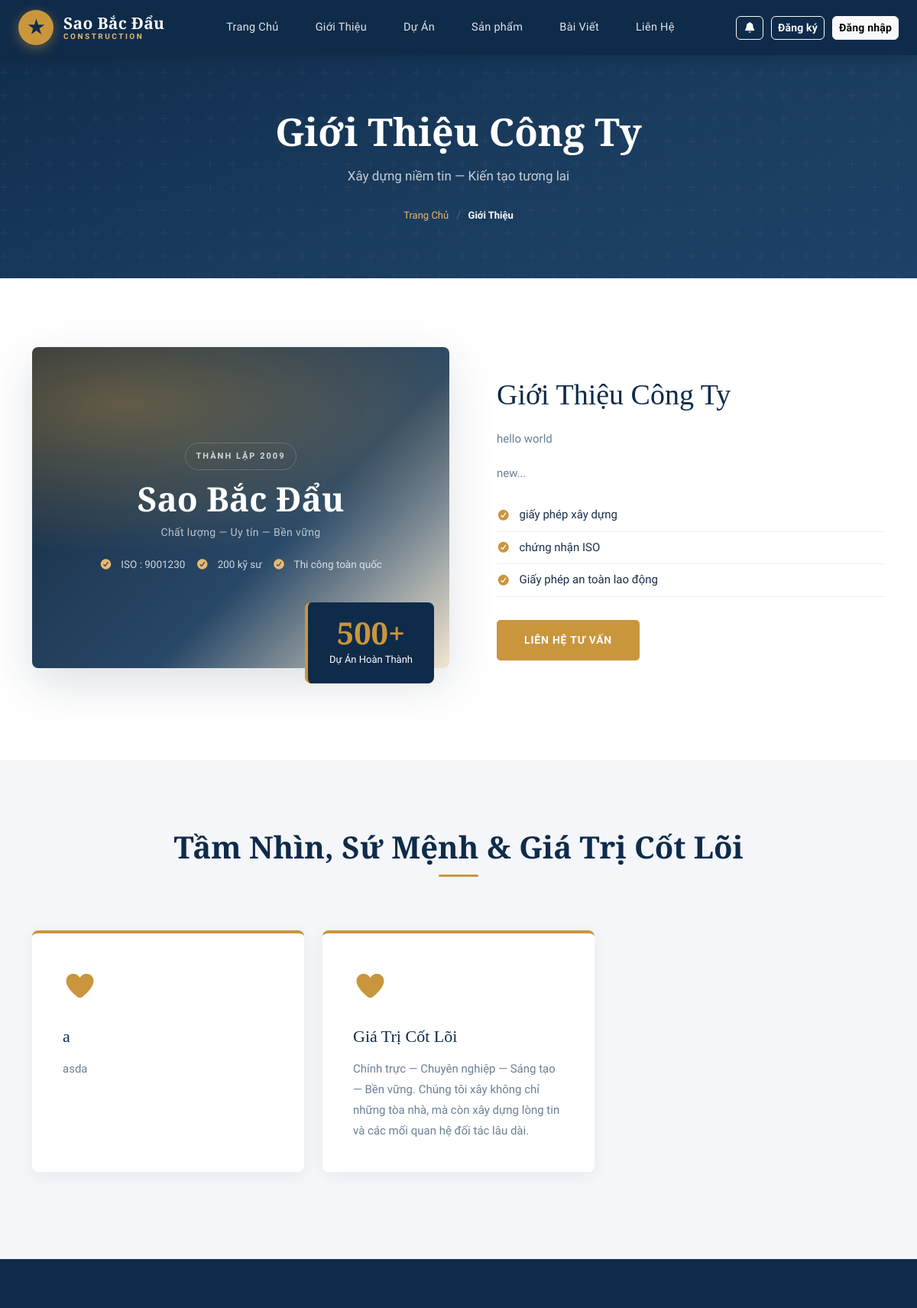
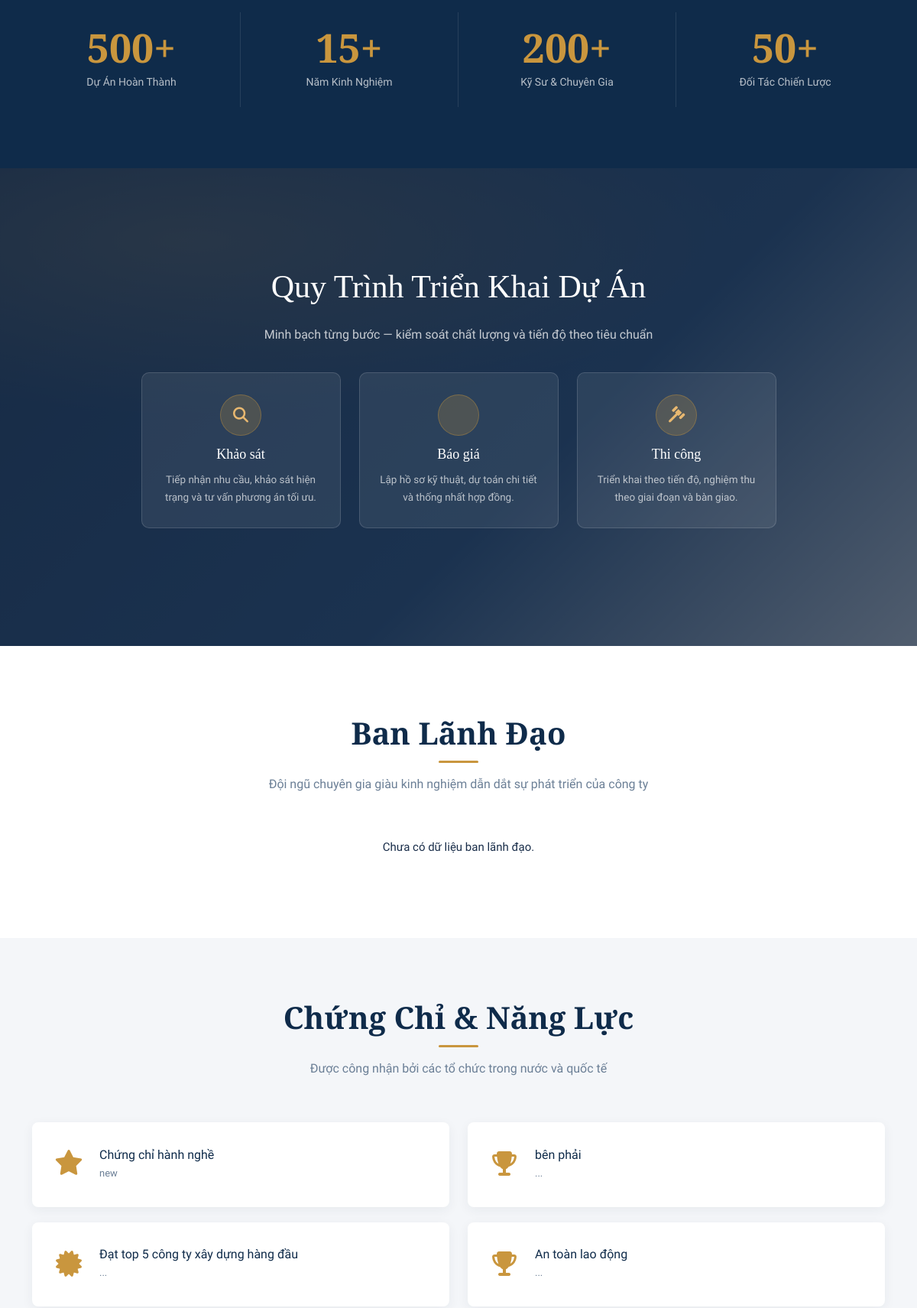
The page /about/ (upper part) on the database its author committed (2 pictures, top to bottom).
### home/models.py (models this page shows, shortened)
class AboutIntro(models.Model):
    kicker = models.CharField(
        max_length=100, default="Thành lập 2009", verbose_name="Dòng nhỏ trên cùng"
    )
    brand_name = models.CharField(
        max_length=200, default="Sao Bắc Đẩu", verbose_name="Tên thương hiệu"
    )
    slogan = models.CharField(
        max_length=300, default="Chất lượng — Uy tín — Bền vững", verbose_name="Slogan"
    )
    highlight_1 = models.CharField(
        max_length=100, blank=True, verbose_name="Highlight 1 (vd: ISO 9001:2015)"
    )
    highlight_2 = models.CharField(
        max_length=100, blank=True, verbose_name="Highlight 2 (vd: 200+ kỹ sư)"
    )
    highlight_3 = models.CharField(
        max_length=100, blank=True, verbose_name="Highlight 3 (vd: Thi công toàn quốc)"
    )
    badge_number = models.CharField(
        max_length=20, default="500+", verbose_name="Số badge (vd: 500+)"
    )
    badge_text = models.CharField(
        max_length=100, default="Dự Án Hoàn Thành", verbose_name="Chữ dưới badge"
    )
    heading = models.CharField(
        max_length=300,
        default="Công Ty Xây Dựng Sao Bắc Đẩu",
        verbose_name="Tiêu đề lớn",
    )
    paragraph_1 = models.TextField(verbose_name="Đoạn văn 1")
    paragraph_2 = models.TextField(blank=True, verbose_name="Đoạn văn 2")
    bullet_points = models.TextField(
        verbose_name="Danh sách điểm mạnh",
        help_text="Mỗi dòng là một bullet. VD: Chứng nhận ISO 9001:2015",
    )
    updated_at = models.DateTimeField(auto_now=True)
    class Meta:
        verbose_name = "Giới thiệu công ty"
    def get_bullets(self):
        return [
            line.strip() for line in self.bullet_points.splitlines() if line.strip()
        ]

class AboutStatement(models.Model):
    title = models.CharField(
        max_length=150,
        blank=True,
        default="",
        verbose_name="Tiêu đề",
        help_text="Có thể để trống để dùng tên loại nội dung.",
    )
    statement_type = models.ForeignKey(
        AboutStatementType,
        on_delete=models.PROTECT,
        related_name="statements",
        verbose_name="Loại nội dung",
    )
    content = models.TextField(verbose_name="Nội dung")
    icon = models.CharField(
        max_length=500,
        blank=True,
        default="",
        verbose_name="Icon Font Awesome / Icon URL",
        help_text=(
            "Có thể nhập fa-eye, fa-solid fa-eye, cart-arrow-down "
            "hoặc URL icon từ Font Awesome."
        ),
    )
    order = models.PositiveIntegerField(default=0, verbose_name="Thứ tự hiển thị")
    is_active = models.BooleanField(default=True, verbose_name="Hiển thị")
    created_at = models.DateTimeField(auto_now_add=True)
    class Meta:
        ordering = ["order", "created_at"]
        verbose_name = "Nội dung tầm nhìn / sứ mệnh"
        verbose_name_plural = "Nội dung tầm nhìn / sứ mệnh"
    @property
    def display_title(self):
        return (self.title or "").strip() or self.statement_type.name
    @property
    def icon_css_class(self):
        raw = (self.icon or "").strip()
        fallback = "fa-solid fa-star"
        if not raw:
            return fallback
        raw_lower = raw.lower()
        parts = raw.split()
        known_prefixes = {
            "fa-solid",
            "fa-regular",
            "fa-brands",
            "fa-light",
            "fa-thin",
            "fa-duotone",
            "fa",
            "fab",
            "far",
            "fas",
        }
        if any(part in known_prefixes for part in parts):
            if raw.startswith("fa ") and len(parts) >= 2 and parts[1].startswith("fa-"):
                return f"fa-solid {parts[1]}"
            return raw
        if raw.startswith("fa-"):
            return f"fa-solid {raw}"
        if "-" in raw and " " not in raw:
            return f"fa-solid fa-{raw}"
        return fallback

class Certificate(models.Model):
    ICON_CHOICES = [
        ("fa-certificate", "Giấy chứng nhận"),
        ("fa-shield", "Shield"),
        ("fa-leaf", "Leaf"),
        ("fa-building-o", "Building"),
        ("fa-trophy", "Trophy"),
        ("fa-star", "Star"),
        ("fa-check-circle", "Check Circle"),
        ("fa-globe", "Globe"),
    ]
    title = models.CharField(max_length=300, verbose_name="Tiêu đề")
    description = models.TextField(verbose_name="Mô tả")
    icon = models.CharField(
        max_length=50,
        choices=ICON_CHOICES,
        default="fa-certificate",
        verbose_name="Icon",
    )
    image = models.ImageField(
        upload_to="certificates/",
        blank=True,
        null=True,
        verbose_name="Hình ảnh chứng chỉ",
    )
    order = models.PositiveIntegerField(default=0, verbose_name="Thứ tự")
    is_active = models.BooleanField(default=True, verbose_name="Hiển thị")
    created_at = models.DateTimeField(auto_now_add=True)
    class Meta:
        ordering = ["order", "created_at"]

### home/views.py (the view)
# urls.py: path("about/", views.about, name="about"),
def about(request):
    leadership_members = LeadershipMember.objects.filter(is_active=True).order_by(
        "order", "created_at"
    )
    about_statements = (
        AboutStatement.objects.filter(is_active=True, statement_type__is_active=True)
        .select_related("statement_type")
        .order_by(
            "statement_type__order",
            "statement_type__created_at",
            "order",
            "created_at",
        )
    )
    all_certs = list(
        Certificate.objects.filter(is_active=True).order_by("order", "created_at")
    )
    mid = (len(all_certs) + 1) // 2
    certs_left = all_certs[:mid]
    certs_right = all_certs[mid:]
    intro = AboutIntro.objects.first()
    return render(
        request,
        "home/about.html",
        {
            "leadership_members": leadership_members,
            "about_statements": about_statements,
            "certs_left": certs_left,
            "certs_right": certs_right,
            "intro": intro,
        },
    )

### templates/home/about.html (shortened to what this page needs)
{% extends 'base.html' %} {% block content %}
<section class="section-top">
  <div class="container">
    <div class="col-lg-10 offset-lg-1 col-xs-12 text-center">
      <div
        class="section-top-title wow fadeInRight"
        data-wow-duration="1s"
        data-wow-delay="0.3s"
      >
        <h1>Giới Thiệu Công Ty</h1>
        <p>Xây dựng niềm tin — Kiến tạo tương lai</p>
        <div class="breadcrumb-nav">
          <a href="{% url 'home' %}">Trang Chủ</a>
          <span>/</span>
          <strong>Giới Thiệu</strong>
        </div>
      </div>
    </div>
  </div>
</section>
<section class="about-intro">
  <div class="container">
    <div class="row align-items-center">
      <div class="col-lg-6 wow fadeInLeft" style="padding-bottom: 30px">
        <div class="about-img-wrap">
          <div
            class="about-media"
            role="img"
            aria-label="Sao Bắc Đẩu Construction"
          >
            <div class="about-media-inner">
              {% if intro %}
              <div class="kicker">{{ intro.kicker }}</div>
              <div class="title">{{ intro.brand_name }}</div>
              <div class="sub">{{ intro.slogan }}</div>
              <div class="highlights">
                {% if intro.highlight_1 %}
                <div>
                  <i class="fa fa-check-circle"></i> {{ intro.highlight_1 }}
                </div>
                {% endif %} {% if intro.highlight_2 %}
                <div>
                  <i class="fa fa-check-circle"></i> {{ intro.highlight_2 }}
                </div>
                {% endif %} {% if intro.highlight_3 %}
                <div>
                  <i class="fa fa-check-circle"></i> {{ intro.highlight_3 }}
                </div>
                {% endif %}
              </div>
              {% else %}
              <div class="kicker">Thành lập 2009</div>
              <div class="title">Sao Bắc Đẩu</div>
              <div class="sub">Chất lượng — Uy tín — Bền vững</div>
              {% endif %}
            </div>
          </div>
          <div class="about-img-badge">
            <div class="num">{{ intro.badge_number|default:"500+" }}</div>
            <div class="txt">
              {{ intro.badge_text|default:"Dự Án Hoàn Thành" }}
            </div>
          </div>
        </div>
      </div>
      <div class="col-lg-6 wow fadeInRight" style="padding-left: 50px">
        {% if intro %}
        <h2>{{ intro.heading }}</h2>
        {% if intro.paragraph_1 %}
        <p>{{ intro.paragraph_1 }}</p>
        {% endif %} {% if intro.paragraph_2 %}
        <p>{{ intro.paragraph_2 }}</p>
        {% endif %}
        <ul>
          {% for bullet in intro.get_bullets %}
          <li><i class="fa fa-check-circle"></i> {{ bullet }}</li>
          {% endfor %}
        </ul>
        {% endif %}
        <a href="{% url 'contact' %}" class="btn-primary-custom"
          >Liên Hệ Tư Vấn</a
        >
      </div>
    </div>
  </div>
</section>
<section class="vm-section">
  <div class="container">
    <div class="section-title text-center wow zoomIn">
      <h2>Tầm Nhìn, Sứ Mệnh & Giá Trị Cốt Lõi</h2>
    </div>
    <div class="row">
      {% for item in about_statements %}
      <div class="col-lg-4 col-md-6 mb-4 wow fadeInUp" data-wow-delay="0.1s">
        <div class="vm-card">
          <div class="icon">
            <i class="{{ item.icon_css_class }}"></i>
          </div>
          <h4>{{ item.display_title }}</h4>
          <p>{{ item.content }}</p>
        </div>
      </div>
      {% endfor %}
    </div>
  </div>
</section>
<section class="numbers-section">
  <div class="container">
    <div class="row">
      <div
        class="col-lg-3 col-md-6 number-divider wow fadeInUp"
        data-wow-delay="0.1s"
      >
        <div class="number-item">
          <div class="num">500+</div>
          <div class="label">Dự Án Hoàn Thành</div>
        </div>
      </div>
      <div
        class="col-lg-3 col-md-6 number-divider wow fadeInUp"
        data-wow-delay="0.2s"
      >
        <div class="number-item">
          <div class="num">15+</div>
          <div class="label">Năm Kinh Nghiệm</div>
        </div>
      </div>
      <div
        class="col-lg-3 col-md-6 number-divider wow fadeInUp"
        data-wow-delay="0.3s"
      >
        <div class="number-item">
          <div class="num">200+</div>
          <div class="label">Kỹ Sư & Chuyên Gia</div>
        </div>
      </div>
      <div class="col-lg-3 col-md-6 wow fadeInUp" data-wow-delay="0.4s">
        <div class="number-item">
          <div class="num">50+</div>
          <div class="label">Đối Tác Chiến Lược</div>
        </div>
      </div>
    </div>
  </div>
</section>
<section class="video-section">
  <div class="container text-center">
    <h2 class="wow fadeInDown">Quy Trình Triển Khai Dự Án</h2>
    <p
      style="
        color: rgba(255, 255, 255, 0.75);
        font-size: 16px;
        margin-bottom: 36px;
      "
    >
      Minh bạch từng bước — kiểm soát chất lượng và tiến độ theo tiêu chuẩn
    </p>
    <div class="row justify-content-center" style="margin-top: 12px">
      <div class="col-lg-3 col-md-4 mb-4 wow fadeInUp" data-wow-delay="0.1s">
        <div class="process-card">
          <div class="icon"><i class="fa fa-search"></i></div>
          <h4>Khảo sát</h4>
          <p>
            Tiếp nhận nhu cầu, khảo sát hiện trạng và tư vấn phương án tối ưu.
          </p>
        </div>
      </div>
      <div class="col-lg-3 col-md-4 mb-4 wow fadeInUp" data-wow-delay="0.2s">
        <div class="process-card">
          <div class="icon"></div>
          <h4>Báo giá</h4>
          <p>Lập hồ sơ kỹ thuật, dự toán chi tiết và thống nhất hợp đồng.</p>
        </div>
      </div>
      <div class="col-lg-3 col-md-4 mb-4 wow fadeInUp" data-wow-delay="0.3s">
        <div class="process-card">
          <div class="icon"><i class="fa fa-gavel"></i></div>
          <h4>Thi công</h4>
          <p>Triển khai theo tiến độ, nghiệm thu theo giai đoạn và bàn giao.</p>
        </div>
      </div>
    </div>
  </div>
</section>
<section class="team-section">
  <div class="container">
    <div class="section-title text-center wow zoomIn">
      <h2>Ban Lãnh Đạo</h2>
      <p>
        Đội ngũ chuyên gia giàu kinh nghiệm dẫn dắt sự phát triển của công ty
      </p>
    </div>
    <div class="row">
      {% for member in leadership_members %}
      <div class="col-lg-3 col-md-6 wow fadeInUp" data-wow-delay="0.1s">
        <div class="team-card">
          <div class="team-img-wrap">
            {% if member.image %}
            <img src="{{ member.image.url }}" alt="{{ member.full_name }}" />
            {% else %}
            <div class="team-avatar" aria-hidden="true">
              {{ member.initials|default:member.full_name|slice:":2"|upper }}
            </div>
            {% endif %}
          </div>
          <h4>{{ member.full_name }}</h4>
          <div class="role">{{ member.role }}</div>
          <p class="bio">{{ member.bio }}</p>
          <div class="team-social">
            {% if member.linkedin_url %}
            <a
              href="{{ member.linkedin_url }}"
              target="_blank"
              rel="noopener noreferrer"
              ><i class="fa fa-linkedin"></i
            ></a>
            {% endif %} {% if member.facebook_url %}
            <a
              href="{{ member.facebook_url }}"
              target="_blank"
              rel="noopener noreferrer"
              ><i class="fa fa-facebook"></i
            ></a>
            {% endif %} {% if member.instagram_url %}
            <a
              href="{{ member.instagram_url }}"
              target="_blank"
              rel="noopener noreferrer"
              ><i class="fa fa-instagram"></i
            ></a>
            {% endif %}
          </div>
        </div>
      </div>
      {% empty %}
      <div class="col-12 text-center">
        <p>Chưa có dữ liệu ban lãnh đạo.</p>
      </div>
      {% endfor %}
    </div>
  </div>
</section>
<section class="cert-section">
  <div class="container">
    <div class="section-title text-center wow zoomIn">
      <h2>Chứng Chỉ & Năng Lực</h2>
      <p>Được công nhận bởi các tổ chức trong nước và quốc tế</p>
    </div>
    <div class="row">
      <div class="col-lg-6 wow fadeInLeft">
        {% for cert in certs_left %}
        <div class="cert-item">
          <div class="cert-icon"><i class="fa {{ cert.icon }}"></i></div>
          <div>
            <h5>{{ cert.title }}</h5>
            <p>{{ cert.description }}</p>
          </div>
        </div>
        {% endfor %}
      </div>
      <div class="col-lg-6 wow fadeInRight">
        {% for cert in certs_right %}
        <div class="cert-item">
          <div class="cert-icon"><i class="fa {{ cert.icon }}"></i></div>
          <div>
            <h5>{{ cert.title }}</h5>
            <p>{{ cert.description }}</p>
          </div>
        </div>
        {% endfor %}
      </div>
    </div>
  </div>
</section>
{% endblock %}

### rows shown on the page
AboutIntro: kicker "THÀNH LẬP 2009", brand_name "Sao Bắc Đẩu", slogan "Chất lượng — Uy tín — Bền vững", highlight_1 "ISO : 9001230", highlight_2 "200 kỹ sư", highlight_3 "Thi công toàn quốc", badge_number "500+", badge_text "Dự Án Hoàn Thành", heading "Giới Thiệu Công Ty", paragraph_1 "hello world", paragraph_2 "new..."
AboutStatement: display_title "a", content "asda"
AboutStatement: display_title "Giá Trị Cốt Lõi", content "Chính trực — Chuyên nghiệp — Sáng tạo — Bền vững. Chúng tôi xây không chỉ những tòa nhà, mà còn xây dựng lòng tin và các mối quan hệ đối tác lâu dài."
Certificate: title "Chứng chỉ hành nghề", description "new"
Certificate: title "Đạt top 5 công ty xây dựng hàng đầu", description "..."
Certificate: title "bên phải", description "..."
Certificate: title "An toàn lao động", description "..."

### other values the page prints
{{ bullet }} "giấy phép xây dựng" "chứng nhận ISO" "Giấy phép an toàn lao động"
